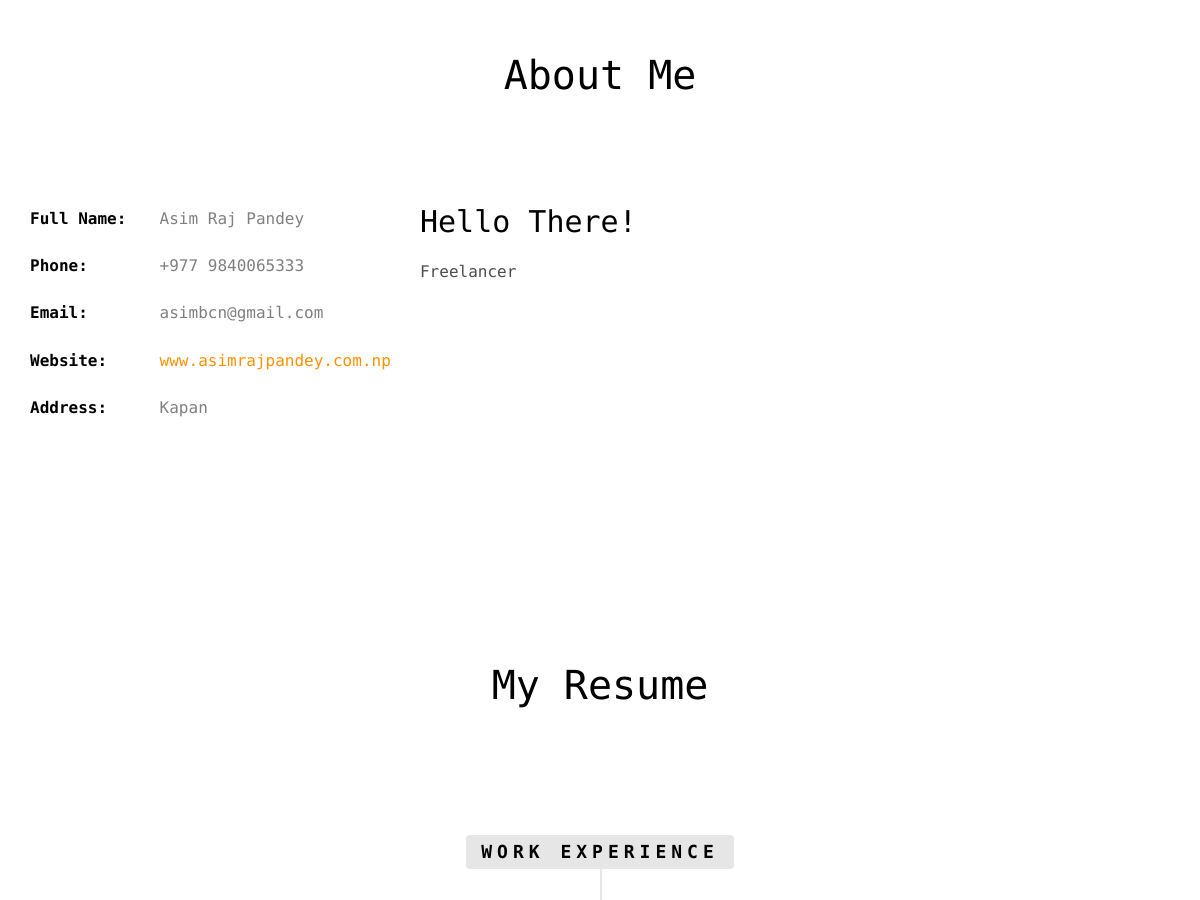
/ (middle part), run on an earlier commit of the app's database.
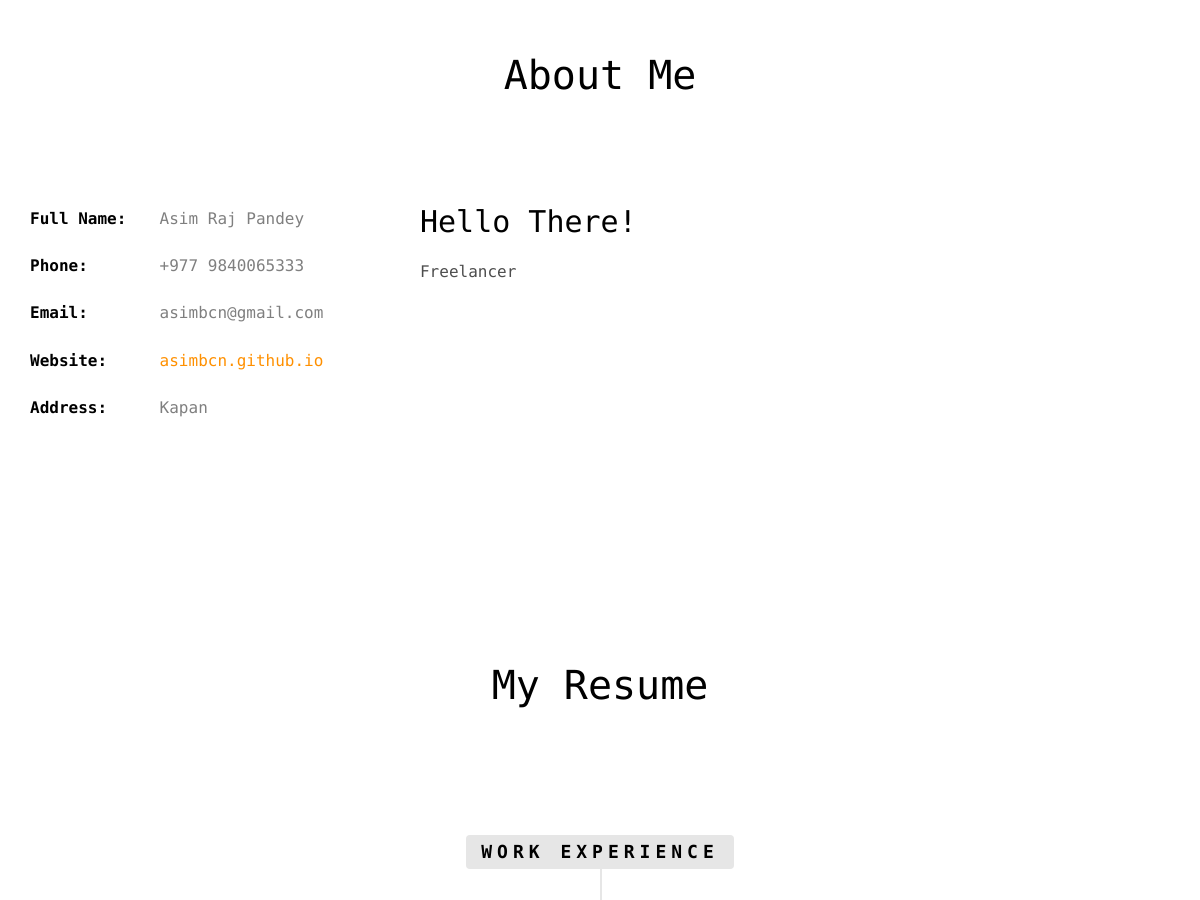
And on a later commit of the database.
### User/models.py (models this page shows, shortened)
class UserProfile(models.Model):
    name = models.CharField(max_length=30,null=True)
    interest = models.CharField(max_length=100,null=True)
    address = models.CharField(max_length=80,null=True)
    phone_no = models.IntegerField(default='000000')
    email = models.EmailField(unique=True)
    website = models.CharField(max_length=100,null=True)
    about = models.TextField(null=True)
    image = models.ImageField(upload_to='user/',null=True)
    resume = models.FileField(upload_to='resume/',null=True)
    vuser = models.ForeignKey(User,on_delete=models.CASCADE)

### User/views.py (the view)
# urls.py: path("", views.index, name="home"),
def index(request):
    try:
        user = User.objects.get(active=True)
        profile = UserProfile.objects.get(vuser=user)
        work = Work.objects.filter(user=user)
        education = Education.objects.filter(user=user)
        project = Project.objects.filter(user=user)
        return render(
            request,
            "index.html",
            {
                "profile": profile,
                "work": work,
                "education": education,
                "project": project,
            },
        )
    except:
        return redirect("error404")

### template/index.html (shortened to what this page needs)
{% load static %}
<!DOCTYPE HTML>
<html>
<head>
	<link rel="stylesheet" href="{% static 'homepage/css/animate.css' %}">
	<link rel="stylesheet" href="{% static 'homepage/css/icomoon.css' %}">
	<link rel="stylesheet" href="{% static 'homepage/css/bootstrap.css' %}">
	<link rel="stylesheet" href="{% static 'homepage/css/style.css' %}">
</head>
<body>
	<div id="page">
		<div id="fh5co-about" class="animate-box">
			<div class="container">
				<div class="row">
					<div class="col-md-8 col-md-offset-2 text-center fh5co-heading">
						<h2>About Me</h2>
					</div>
				</div>
				<div class="row">
					<div class="col-md-4">
						<ul class="info">
							<li><span class="first-block">Full Name:</span><span
									class="second-block">{{profile.name}}</span></li>
							<li><span class="first-block">Phone:</span><span class="second-block">+977
									{{profile.phone_no}}</span></li>
							<li><span class="first-block">Email:</span><span
									class="second-block">{{profile.email}}</span></li>
							<li><span class="first-block">Website:</span><span class="second-block">
									<a href="https://{{profile.website}}" target="_blank">{{profile.website}}</a></span>
							</li>
							<li><span class="first-block">Address:</span><span
									class="second-block">{{profile.address}}</span></li>
						</ul>
					</div>
					<div class="col-md-8">
						<h2>Hello There!</h2>
						<p>{{profile.about}}</p>
					</div>
				</div>
			</div>
		</div>
		<div id="fh5co-resume" class="fh5co-bg-color">
			<div class="container">
				<div class="row animate-box">
					<div class="col-md-8 col-md-offset-2 text-center fh5co-heading">
						<h2>My Resume</h2>
					</div>
				</div>
				<div class="row">
					<div class="col-md-12 col-md-offset-0">
						<ul class="timeline">
							<li class="timeline-heading text-center animate-box">
								<div>
									<h3>Work Experience</h3>
								</div>
							</li>
							<br>
						</ul>
					</div>
				</div>
			</div>
		</div>
</body>
</html>

### static/homepage/css/style.css (style rules this page uses)
body { font-family: "Space Mono", Arial, serif; font-weight: 400; font-size: 16px; line-height: 1.7; color: #4d4d4d; background: #fff; }
#page { position: relative; overflow-x: hidden; width: 100%; height: 100%; -webkit-transition: 0.5s; -o-transition: 0.5s; transition: 0.5s; }
a { color: #FF9000; -webkit-transition: 0.5s; -o-transition: 0.5s; transition: 0.5s; }
p { margin-bottom: 30px; }
h1, h2, h3, h4, h5, h6, figure { color: #000; font-family: "Space Mono", Arial, serif; font-weight: 400; margin: 0 0 20px 0; }
#fh5co-about, #fh5co-resume, #fh5co-skills, #fh5co-started, #fh5co-work, #fh5co-blog, #fh5co-pricing, #fh5co-contact { padding: 7em 0; clear: both; }
.info { margin: 0; padding: 0; width: 90%; float: left; }
.info li { width: 100%; float: left; list-style: none; padding: 10px 0; }
.info li:first-child { padding-top: 0; }
.info li .first-block { width: 40%; display: inline-block; float: left; color: #000; font-weight: bold; }
.info li .second-block { width: 60%; display: inline-block; color: rgba(0, 0, 0, 0.5); }
.fh5co-heading { margin-bottom: 5em; }
.fh5co-heading h2 { font-size: 40px; margin-bottom: 20px; line-height: 1.5; color: #000; }
.timeline { list-style: none; padding: 20px 0 20px; position: relative; }
.timeline:before { top: 20px; bottom: 0; position: absolute; content: " "; width: 2px; background-color: #e6e6e6; left: 50%; margin-left: 0px; }
.timeline .timeline-heading > div h3 { display: inline-block; padding: 7px 15px; font-size: 18px; text-transform: uppercase; letter-spacing: 5px; font-weight: bold; background: #e6e6e6; -webkit-border-radius: 4px; -moz-border-radius: 4px; -ms-border-radius: 4px; border-radius: 4px; }
.timeline > li { margin-bottom: 20px; position: relative; }
.timeline > li:before, .timeline > li:after { content: " "; display: table; }
.timeline > li:after { clear: both; }

What changed in the data, as far as the page shows it:
changed UserProfile "Asim Raj Pandey": website "www.asimrajpandey.com.np" → "asimbcn.github.io"
